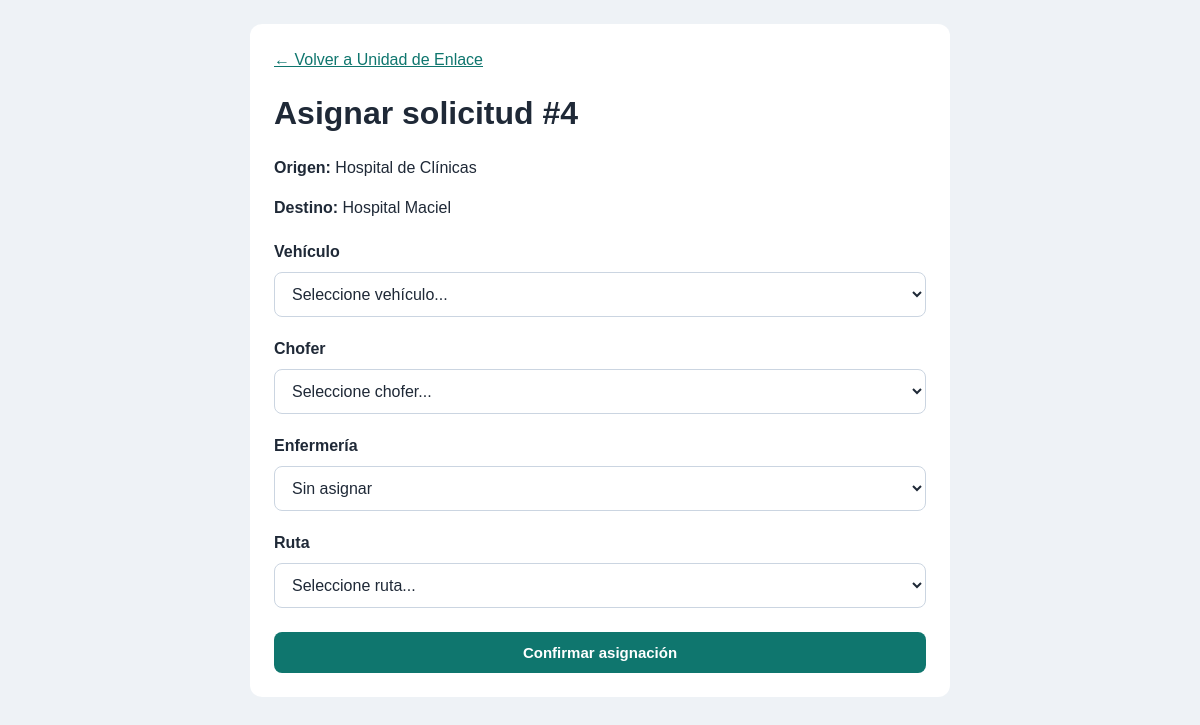
Page /moduloAmbulancias/Vista/asignar.php?id=4 (signed in) on the committed database.
### tables this page shows
CREATE TABLE `solicitud_traslado` (
  `id_solicitud` int(11) NOT NULL,
  `ci_paciente` varchar(20) DEFAULT NULL,
  `id_tipo_elemento` int(11) NOT NULL,
  `id_origen` int(11) NOT NULL,
  `id_destino` int(11) NOT NULL,
  `id_canal` int(11) NOT NULL,
  `id_usuario_solicit` int(11) NOT NULL,
  `fecha_solicitud` datetime NOT NULL DEFAULT current_timestamp(),
  `estado_solicitud` varchar(50) NOT NULL,
  `prioridad` enum('normal','alta','maxima') NOT NULL DEFAULT 'normal',
  `fecha_hora_limite` datetime DEFAULT NULL,
  `observaciones` varchar(500) DEFAULT NULL,
  `motivo_cancelacion` varchar(500) DEFAULT NULL,
  `fecha_cancelacion` datetime DEFAULT NULL,
  `id_usuario_cancelacion` int(11) DEFAULT NULL
);

CREATE TABLE `ubicacion` (
  `id_ubicacion` int(11) NOT NULL,
  `nombre` varchar(100) NOT NULL,
  `direccion` varchar(255) DEFAULT NULL,
  `tipo_ubicacion` varchar(50) DEFAULT NULL
);

### moduloAmbulancias/Model/TrasladoModelo.php (called while the page is built, shortened)
<?php
class TrasladoModelo
{
    public static function obtenerSolicitudPendiente(int $id): ?array
    {
        $conexion = Conexion::conectar();
        $consulta = $conexion->prepare("
            SELECT
                s.*,
                o.nombre AS origen,
                d.nombre AS destino
            FROM solicitud_traslado s
            INNER JOIN ubicacion o
                ON o.id_ubicacion = s.id_origen
            INNER JOIN ubicacion d
                ON d.id_ubicacion = s.id_destino
            WHERE s.id_solicitud = :id
              AND s.estado_solicitud = 'Pendiente'
              AND NOT EXISTS (
                  SELECT 1
                  FROM traslado t
                  WHERE t.id_solicitud = s.id_solicitud
              )
        ");
        $consulta->execute([':id' => $id]);
        return $consulta->fetch(PDO::FETCH_ASSOC) ?: null;
    }
    public static function listarVehiculosCompatibles(int $idTipo): array
    {
        $conexion = Conexion::conectar();
        $consulta = $conexion->prepare("
            SELECT
                v.id_vehiculo,
                v.matricula,
                tv.nombre AS tipo
            FROM vehiculo v
            INNER JOIN tipo_vehiculo tv
                ON tv.id_tipo_vehiculo = v.id_tipo_vehiculo
            WHERE v.activo = 1
              AND EXISTS (
                  SELECT 1
                  FROM compatibilidad c
                  WHERE c.id_tipo_vehiculo = v.id_tipo_vehiculo
                    AND c.id_tipo_elemento = :tipo
              )
            ORDER BY v.matricula
        ");
        $consulta->execute([':tipo' => $idTipo]);
        return $consulta->fetchAll(PDO::FETCH_ASSOC);
    }
    public static function listarPersonalPorRol(int $idRol): array
    {
        $conexion = Conexion::conectar();
        $consulta = $conexion->prepare("
            SELECT u.id_usuario, u.nombre_usuario
            FROM usuario u
            WHERE u.activo = 1
              AND EXISTS (
                  SELECT 1
                  FROM usuario_rol ur
                  WHERE ur.id_usuario = u.id_usuario
                    AND ur.id_rol = :rol
              )
            ORDER BY u.nombre_usuario
        ");
        $consulta->execute([':rol' => $idRol]);
        return $consulta->fetchAll(PDO::FETCH_ASSOC);
    }
    public static function listarRutas(
        int $idOrigen,
        int $idDestino
    ): array {
        $conexion = Conexion::conectar();
        $consulta = $conexion->prepare("
            SELECT id_ruta, distancia_km, tiempo_min
            FROM ruta
            WHERE id_origen = :origen
              AND id_destino = :destino
            ORDER BY id_ruta
        ");
        $consulta->execute([
            ':origen' => $idOrigen,
            ':destino' => $idDestino
        ]);
        return $consulta->fetchAll(PDO::FETCH_ASSOC);
    }
}

### moduloAmbulancias/Vista/asignar.php (the view, shortened to what this page needs)
<?php
require_once __DIR__ . '/../Model/TrasladoModelo.php';
$idSolicitud = filter_input(INPUT_GET, 'id', FILTER_VALIDATE_INT);
$solicitud = $idSolicitud
    ? TrasladoModelo::obtenerSolicitudPendiente($idSolicitud)
    : null;
$vehiculos = TrasladoModelo::listarVehiculosCompatibles(
    (int) $solicitud['id_tipo_elemento']
);
$choferes = TrasladoModelo::listarPersonalPorRol(5);
$enfermeria = TrasladoModelo::listarPersonalPorRol(6);
$rutas = TrasladoModelo::listarRutas(
    (int) $solicitud['id_origen'],
    (int) $solicitud['id_destino']
);
$esPaciente = (int) $solicitud['id_tipo_elemento'] === 1;
function escaparAsignacion($valor): string
{
    return htmlspecialchars((string) $valor, ENT_QUOTES, 'UTF-8');
}
?>
<!DOCTYPE html>
<html lang="es">
<head>
    <link rel="stylesheet" href="../../serviciosComunes/vistaGeneral/assets/css/tema-institucional.css?v=20261021-1">
</head>
<body>
<main>
    <a href="unidadEnlace.php">← Volver a Unidad de Enlace</a>
    <h1>Asignar solicitud #<?= (int) $idSolicitud ?></h1>
    <p>
        <strong>Origen:</strong>
        <?= escaparAsignacion($solicitud['origen']) ?>
    </p>
    <p>
        <strong>Destino:</strong>
        <?= escaparAsignacion($solicitud['destino']) ?>
    </p>
    <form action="../Controlador/AsignarTraslado.php" method="POST">
        <label for="vehiculo">Vehículo</label>
        <select id="vehiculo" name="id_vehiculo" required>
            <option value="">Seleccione vehículo...</option>
        </select>
        <label for="chofer">Chofer</label>
        <select id="chofer" name="id_chofer" required>
            <option value="">Seleccione chofer...</option>
        </select>
        <label for="enfermeria">Enfermería</label>
        <select id="enfermeria" name="id_enfermero"
                <?= $esPaciente ? 'required' : '' ?>>
            <option value="">
                <?= $esPaciente
                    ? 'Seleccione Enfermería...'
                    : 'Sin asignar' ?>
            </option>
        </select>
        <label for="ruta">Ruta</label>
        <select id="ruta" name="id_ruta" required>
            <option value="">Seleccione ruta...</option>
        </select>
        <button type="submit"
            <?= (!$vehiculos || !$choferes || !$rutas
                || ($esPaciente && !$enfermeria)) ? 'disabled' : '' ?>>
            Confirmar asignación
        </button>
    </form>
</main>
</body>
</html>

### serviciosComunes/vistaGeneral/assets/css/tema-institucional.css (style rules this page uses)
:root { --primary: #0f766e; --primary-hover: #115e59; --primary-light: #e6f4f1; --bg-color: #eef2f6; --card-bg: #fff; --text-main: #1f2937; --text-muted: #64748b; --border-color: #cbd5e1; --shadow-sm: 0 3px 12px rgba(15, 23, 42, .04); --shadow-md: 0 12px 32px rgba(15, 23, 42, .08); }
body { font-family: Arial, sans-serif; color: var(--text-main); background: var(--bg-color); line-height: 1.5; }
button, input, select, textarea { font-family: inherit; }
button, summary { cursor: pointer; }
a { color: var(--primary); }
h1, h2, h3, h4 { color: var(--text-main); line-height: 1.3; }
.form-input, .campo input:not([type="checkbox"]):not([type="radio"]), .campo select, .form-group input:not([type="checkbox"]):not([type="radio"]), .form-group select, .form-group textarea, .tarjeta select, main > form select, .search-input, #sec-mis-solicitudes input[type="text"] { border: 1px solid var(--border-color); border-radius: 8px; padding: 12px 13px; font-size: 16px; background: white; color: var(--text-main); max-width: 100%; }
.btn-primary, .boton-primario, .btn-action.btn-success, .tarjeta button, main > form > button, #sec-mis-solicitudes button[type="submit"] { background: var(--primary); color: white; border: 0; border-radius: 8px; padding: 12px 18px; font-size: 15px; font-weight: 700; text-decoration: none; }

### moduloAmbulancias/Vista/asignar.php (style rules this page uses)
* { box-sizing: border-box; }
body { margin: 0; padding: 24px; font-family: Arial, sans-serif; background: #f4f7fb; color: #1e293b; }
main { max-width: 700px; margin: auto; padding: 24px; background: white; border-radius: 12px; }
label { display: block; margin: 20px 0 8px; font-weight: bold; }
select, button { width: 100%; padding: 12px; border-radius: 6px; border: 1px solid #cbd5e1; }
button { margin-top: 24px; background: #0284c7; color: white; cursor: pointer; }
a { color: #0284c7; }

### rows in the picture
solicitud_traslado: id_origen.nombre "Hospital de Clínicas", id_destino.nombre "Hospital Maciel"

### other values in the picture
$idSolicitud "4"
